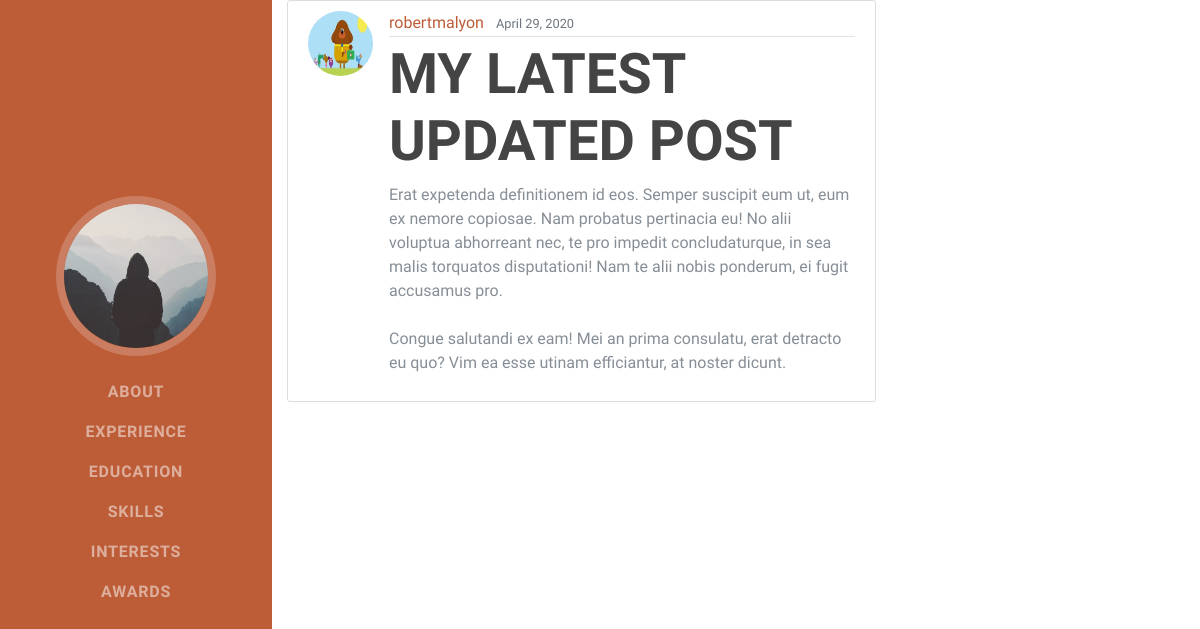
Page /blog/post/30/ on the committed database.
### blog/models.py (models this page shows, shortened)
class Post(models.Model):
    title = models.CharField(max_length=100)
    content = models.TextField()
    date_posted = models.DateTimeField(default=timezone.now)
    author = models.ForeignKey(User, on_delete=models.CASCADE)

### users/models.py (models this page shows, shortened)
class Profile(models.Model):
    user = models.OneToOneField(User, on_delete=models.CASCADE)
    image = models.ImageField(default='default.jpg', upload_to='profile_pics')

### blog/views.py (the view)
# urls.py: path('post/<int:pk>/', PostDetailView.as_view(), name='post-detail'),
class PostDetailView(DetailView):
    model = Post

### blog/templates/blog/post_detail.html (shortened to what this page needs)
{% extends "blog/base.html" %}
{% block content %}
    <article class="media content-section">
    <img class="rounded-circle article-img" src="{{ object.author.profile.image.url }}">
        <div class="media-body">
        <div class="article-metadata">
            <a class="mr-2" href="{% url 'user-posts' object.author.username %}">{{ object.author }}</a>
            <small class="text-muted">{{ object.date_posted|date:"F d, Y" }}</small>
        </div>
        <h2 class="article-title">{{ object.title }}</h2>
        <p class="article-content">{{ object.content }}</p>
    </article>
{% endblock content %}

### blog/static/blog/main.css (style rules this page uses)
.content-section { background: #ffffff; padding: 10px 20px; border: 1px solid #dddddd; border-radius: 3px; margin-bottom: 20px; }
.article-title { color: #444444; }
.article-content { white-space: pre-line; }
.article-img { height: 65px; width: 65px; margin-right: 16px; }
.article-metadata { padding-bottom: 1px; margin-bottom: 4px; border-bottom: 1px solid #e3e3e3; }
body { font-family: "Muli", -apple-system, BlinkMacSystemFont, "Segoe UI", Roboto, "Helvetica Neue", Arial, sans-serif, "Apple Color Emoji", "Segoe UI Emoji", "Segoe UI Symbol", "Noto Color Emoji"; padding-top: 54px; color: #868e96; }
@media (min-width: 992px) { body { padding-top: 0; padding-left: 17rem; } }
h1, h2, h3, h4, h5, h6 { font-family: "Saira Extra Condensed", -apple-system, BlinkMacSystemFont, "Segoe UI", Roboto, "Helvetica Neue", Arial, sans-serif, "Apple Color Emoji", "Segoe UI Emoji", "Segoe UI Symbol", "Noto Color Emoji"; font-weight: 700; text-transform: uppercase; color: #343a40; }
h2 { font-size: 3.5rem; }
a { color: #bd5d38; }

### rows in the picture
Post: author.profile.image (picture), author "robertmalyon", date_posted "April 29, 2020", title "MY LATEST UPDATED POST", content "Erat expetenda definitionem id eos. Semper suscipit eum ut, eum ex nemore copiosae. Nam probatus pertinacia eu! No alii voluptua abhorreant nec, te pro impedit concludaturque, in sea malis torquatos disputationi! Nam te alii nobis ponderum, ei fugit accusamus pro. Congue salutandi ex eam! Mei an prima consulatu, erat detracto eu quo? Vim ea esse utinam efficiantur, at noster dicunt."
